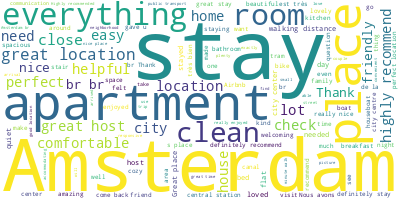

Source code (Python):
from pyspark.sql import functions as F
from pyspark.sql import SQLContext
from pyspark import SparkContext

import matplotlib.pyplot as plt
from wordcloud import WordCloud, wordcloud

from collections import ChainMap


sc = SparkContext()

sql_context = SQLContext(sc)

df = sql_context.read.parquet("hdfs://localhost:9000/data")

# +----------+------------------+----------+-----------+-------------+--------------------+---------+
# |listing_id|                id|      date|reviewer_id|reviewer_name|            comments|datamonth|
# +----------+------------------+----------+-----------+-------------+--------------------+---------+
# |    590681|882463965265288239|2023-05-02|    5314612|      Nikolas|Wonderful place. ...|  2023-05|
# |      2818|881762416558697470|2023-05-01|  249593178|        Clara|Daniel est un hôt...|  2023-05|


wordcloud = WordCloud(background_color="white")

# Create a list of all the comments
comments = df.select("comments").rdd.flatMap(lambda x: x).collect()

# Create a wordcloud of the comments
wordcloud.generate(" ".join(comments))

# Display the generated image:
# the matplotlib way:
# save the image
wordcloud.to_file("wordcloud.png")

sc.stop()
